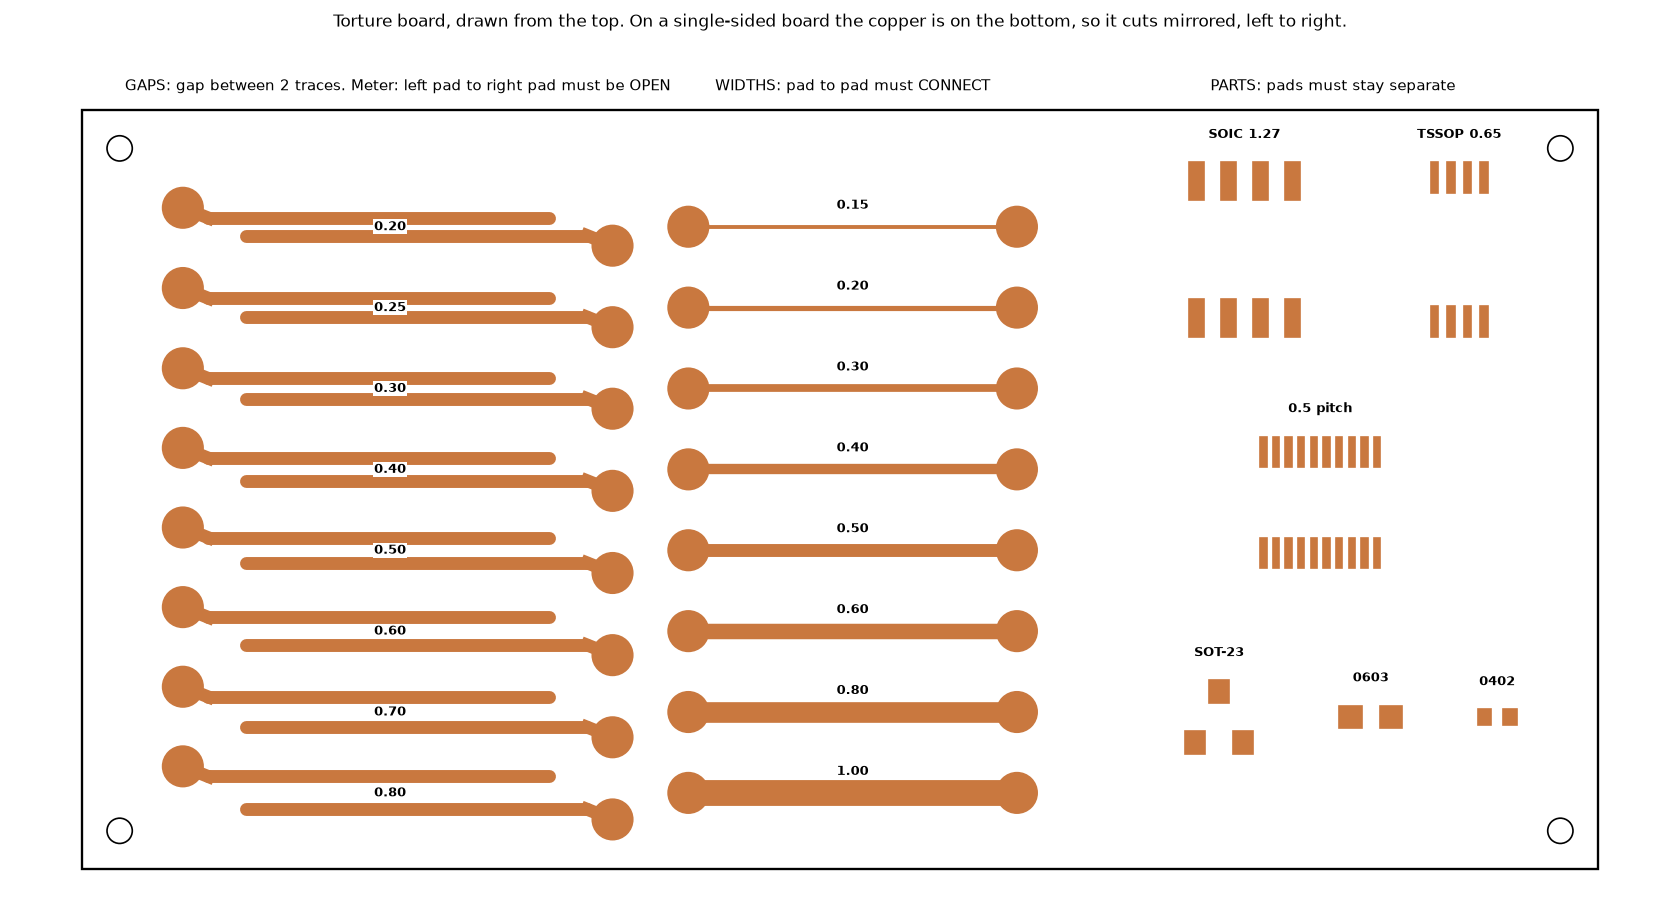

This figure's Python source:
"""The torture board's map, to scale: python legend.py writes legend.png."""
from pathlib import Path

import matplotlib
matplotlib.use("Agg")
import matplotlib.pyplot as plt
from matplotlib.patches import Circle, Rectangle

import make_board as mb

CU = "#c9783f"
fig, ax = plt.subplots(figsize=(14, 7.6))
ax.add_patch(Rectangle((0, 0), mb.W, mb.H, fill=False, ec="black", lw=1.4))


def trace(points, width, pads):
    ax.plot(*zip(*points), color=CU, lw=width * 15.5, solid_capstyle="round")
    for x, y in pads:
        ax.add_patch(Circle((x, y), mb.PAD_D / 2, color=CU))
        end = min(points, key=lambda p: (p[0] - x) ** 2 + (p[1] - y) ** 2)
        ax.plot([end[0], x], [end[1], y], color=CU, lw=width * 15.5)


for gap, a, b, y in [(g, a, b, y) for (g, a, b), y in zip(mb.gap_rows(), mb.ROW_YS)]:
    trace(*a)
    trace(*b)
    ax.text(12.2, y, "%.2f" % gap, ha="center", va="center", fontsize=8, fontweight="bold",
            bbox=dict(fc="white", ec="none", pad=0.6))
for (w, net), y in zip(mb.width_rows(), mb.ROW_YS):
    trace(*net)
    ax.text(30.5, y + 0.85, "%.2f" % w, ha="center", va="center", fontsize=8, fontweight="bold")
for name, pads in mb.parts().items():
    for x, y, w, h in pads:
        ax.add_patch(Rectangle((x - w / 2, y - h / 2), w, h, color=CU))
    xs = [p[0] for p in pads]
    ys = [p[1] for p in pads]
    ax.text(sum(xs) / len(xs), max(ys) + 1.3 + max(p[3] for p in pads) / 2 - 0.2, name,
            ha="center", va="center", fontsize=8, fontweight="bold")
for x, y in mb.HOLES:
    ax.add_patch(Circle((x, y), mb.HOLE_D / 2, fill=False, ec="black"))
ax.text(12.5, mb.H + 0.8, "GAPS: gap between 2 traces. Meter: left pad to right pad must be OPEN",
        ha="center", fontsize=9)
ax.text(30.5, mb.H + 0.8, "WIDTHS: pad to pad must CONNECT", ha="center", fontsize=9)
ax.text(49.5, mb.H + 0.8, "PARTS: pads must stay separate", ha="center", fontsize=9)
ax.set_title("Torture board, drawn from the top. On a single-sided board the copper is on the "
             "bottom, so it cuts mirrored, left to right.", fontsize=10, pad=20)
ax.set_xlim(-1, mb.W + 1)
ax.set_ylim(-1, mb.H + 2)
ax.set_aspect("equal")
ax.axis("off")
fig.tight_layout()
fig.savefig(Path(__file__).with_name("legend.png"), dpi=120)
